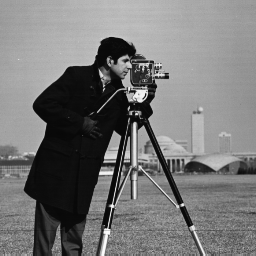
#> input picture dataset/cameraman.png, 256 x 256 px
$ python ColorHistogram.py
#> lines starting #> are read from the running program, lines starting #| are printed output that depends on the picture
import matplotlib.pyplot as plt
import numpy as np
import cv2 as cv

img = cv.imread('../dataset/cameraman.png',0)
#> img is the input picture: shape (256, 256); min 7, max 253, mean 118.7

hist = np.histogram(img.ravel(), bins=256,range=[0,256])
plt.bar(x=np.arange(256), height= hist[0],align="center", width=0.1)

plt.show()
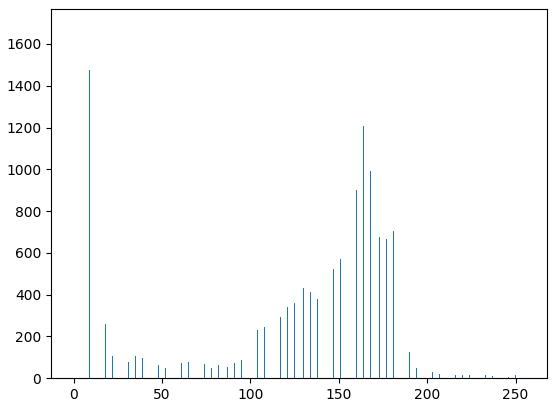
#> figure drawn by matplotlib, 1 panel; tallest bar 1685 high, from x = 13.95 to 14.05

$ run again, with dataset/buku_boneka1.jpg saved as dataset/cameraman.png
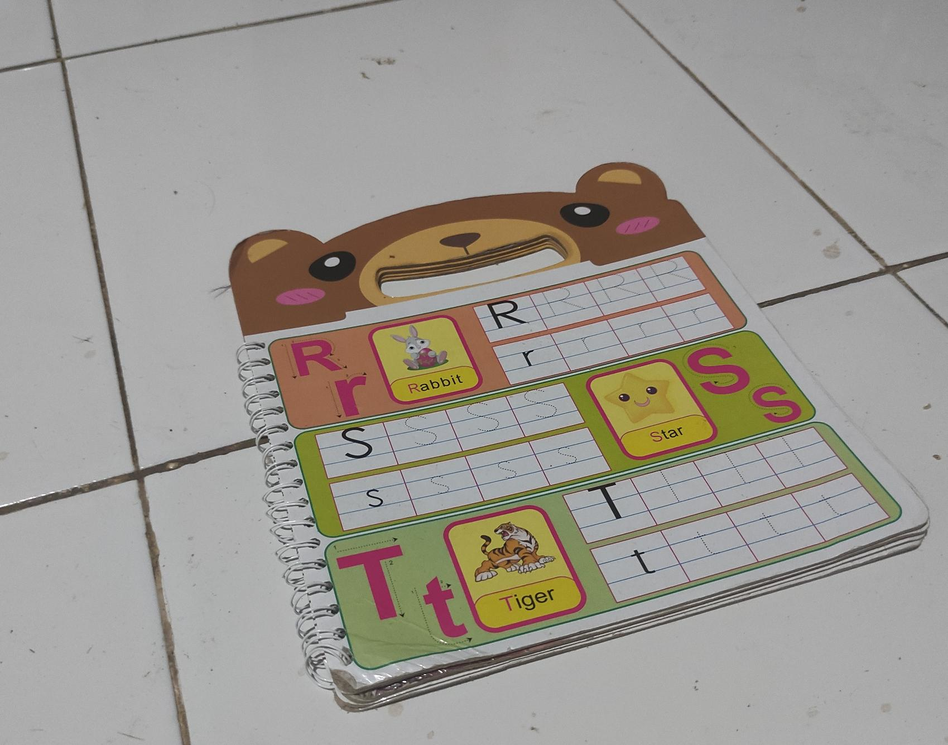
#> input picture dataset/buku_boneka1.jpg, 948 x 745 px, shrunk from 1699 x 1335 before the run
#> `img = cv.imread('../dataset/cameraman.png',0)`:
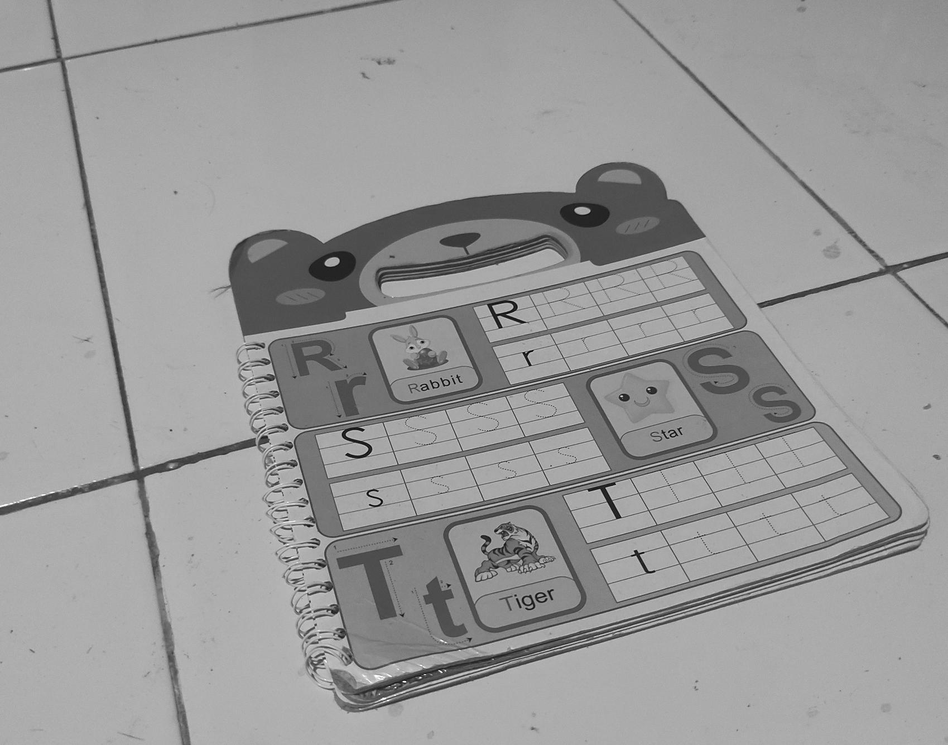
#> img: shape (745, 948); min 0, max 255, mean 152.6
#> `plt.show()`:
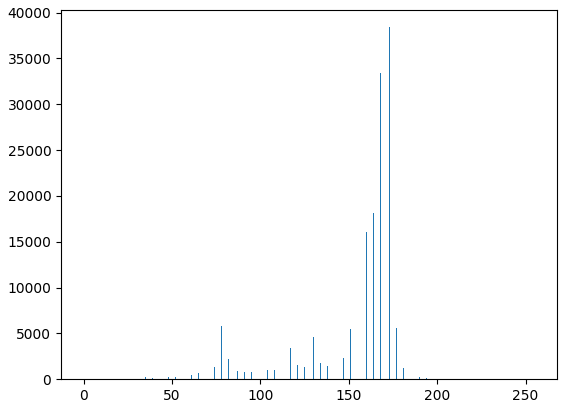
#> figure drawn by matplotlib, 1 panel; tallest bar 38398 high, from x = 172.9 to 173

$ run again, with dataset/buku_boneka2.jpg saved as dataset/cameraman.png
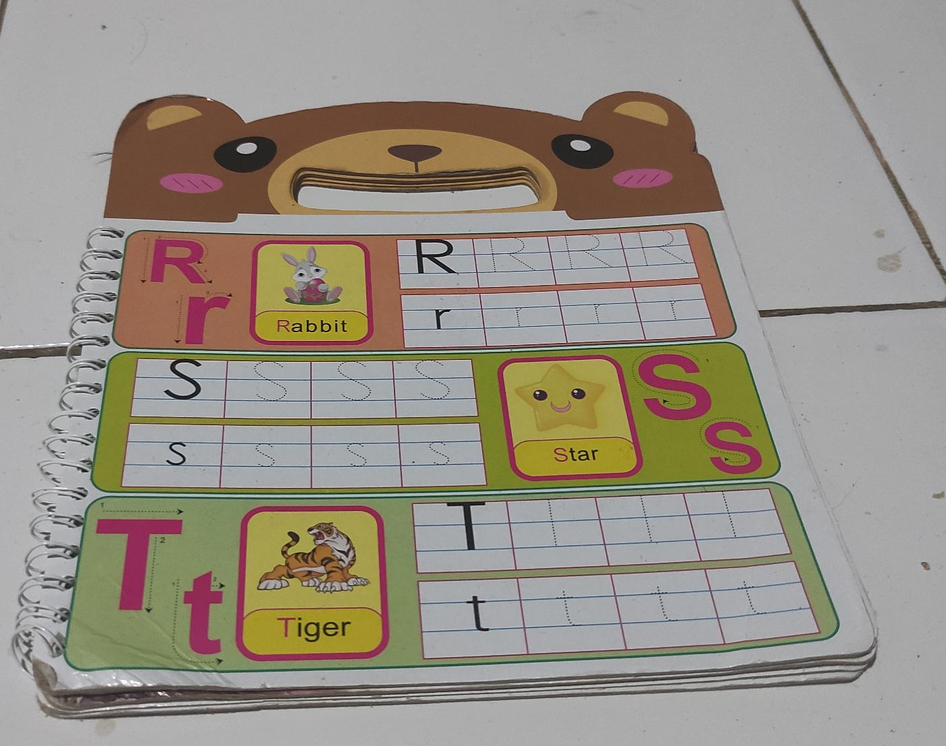
#> input picture dataset/buku_boneka2.jpg, 946 x 746 px, shrunk from 1405 x 1107 before the run
#> `img = cv.imread('../dataset/cameraman.png',0)`:
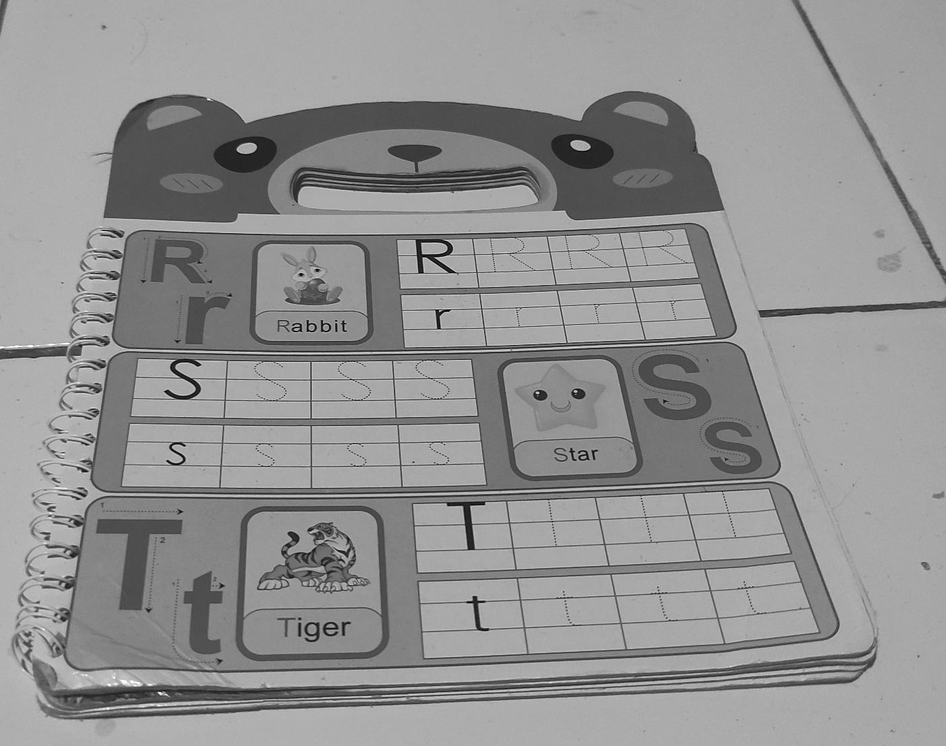
#> img: shape (746, 946); min 0, max 255, mean 145.6
#> `plt.show()`:
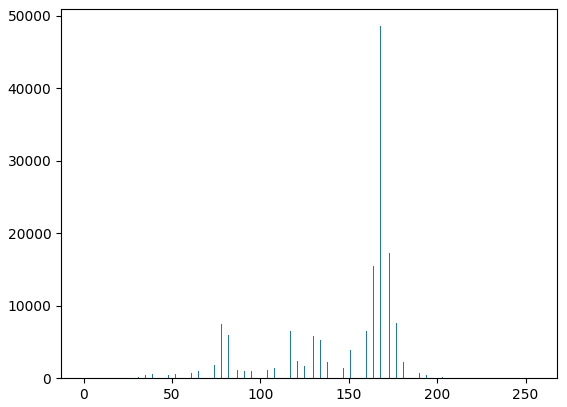
#> figure drawn by matplotlib, 1 panel; tallest bar 48535 high, from x = 167.9 to 168
